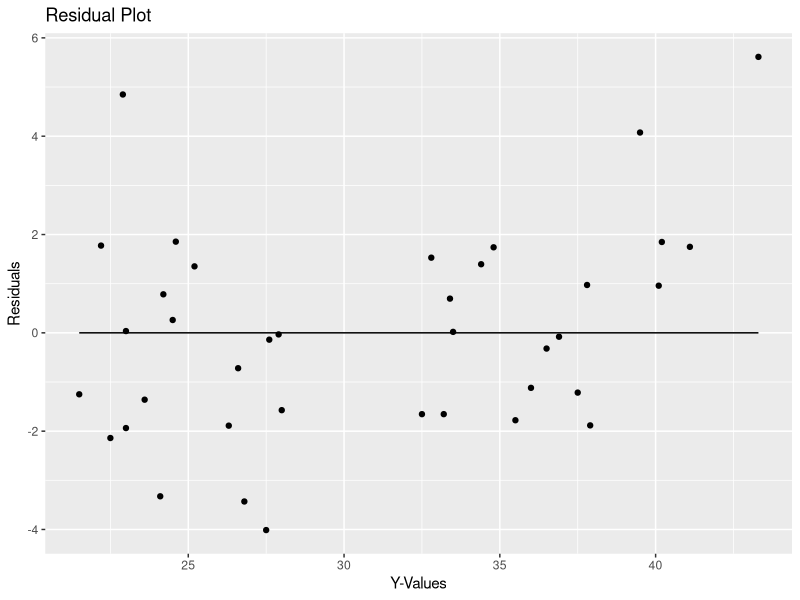
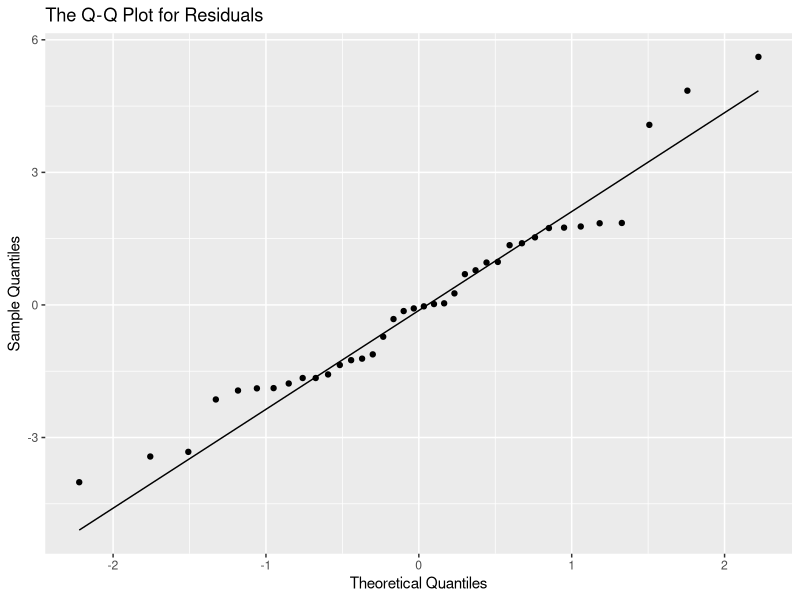

R code for these plots, in order:
## ---- chunk 1
knitr::opts_chunk$set(echo = TRUE)
library( ggplot2 )
## ---- chunk 2
exam.data <- readxl::read_excel( "exam2data.xlsx")
## ---- chunk 3
model <- lm( data=exam.data, Y ~ X1 + X2 + X3 + X4 + X5 )
summary( model )
## ---- chunk 4
prediction <- predict( model, 
                       newdata=data.frame( X1=3.00,
                                           X2=250,
                                           X3=6,
                                           X4=125,
                                           X5=15), 
                       level=0.99 )

print( paste( "Predicted value for Y is: ", prediction ) )

pred_interval = predict( model, 
                         interval="prediction", 
                         level=0.99,
                         newdata=data.frame( X1=3.00,
                                           X2=250,
                                           X3=6,
                                           X4=125,
                                           X5=15) 
                         )

pred_interval
## ---- chunk 5
summary( model )
## ---- chunk 6
anova( model )
RegSS <- sum( anova( model )[1:5, 2] )
writeLines( paste( round( ( anova( model )[1,2] / RegSS )*100, 3 ), 
            "% of the variation in Y is explained by the regression using X1 alone." ) )

RegSS.X3 <- sum( anova( model )[1:2, 2] )
SS.X1 <- RegSS - RegSS.X3

writeLines( paste( round( ( SS.X1/RegSS )*100, 3 ), 
              "% of the variation in Y is explained by the regression using X3,\n", 
              "given that X1 and X2 are already in the model." ) )
## ---- chunk 7
overall_p <- function(my_model) {
    f <- summary(my_model)$fstatistic
    p <- pf(f[1],f[2],f[3],lower.tail=F)
    attributes(p) <- NULL
    return(p)
}

summary( model )

#extract overall p-value of model
print( paste( "Model p-value is:", overall_p( model ) ) )
## ---- chunk 8
anova( model )
## ---- chunk 9
# Get the i-1th element
b5.variance <- vcov( model )[6,6]

print( paste( "Variance of b5 =", b5.variance ) )

# 95% confidence interval for b5
confint( model, level=0.95 )[6,]
## ---- chunk 10
SSreg.reduced <- sum( anova( model )[2:3, 2] ) + sum( anova( model )[5, 2] )
print( paste( "SSreg for X2, X3, and X5:", SSreg.reduced ) )
anova( model )
SSreg <- sum( anova( model )[1:5, 2] )
print( paste( "SSreg for full model:", SSreg ) )

SSresid <- sum( anova( model )[6, 2] )

f.val <- ((SSreg - SSreg.reduced)/2) / ( ( SSresid )/4 )
print( paste( "Observed F-value:", f.val ) )
## ---- chunk 11
summary( model )

model.2 <- lm( data=exam.data, Y ~ X1 + X2 + X4 + X5 )
summary( model.2 )

model.3 <- lm( data=exam.data, Y ~ X1 + X2 + X4 )
summary( model.3 )

model.4 <- lm( data=exam.data, Y ~ X1 + X2 )
summary( model.4 )
## ---- chunk 12
exam.data$resid <- resid(model)

ggplot( data=exam.data, aes( x=Y, y=resid ) ) +
  geom_point() + 
  geom_line( aes( y=0 ) ) +
  labs( title="Residual Plot", y="Residuals", x="Y-Values")
## ---- chunk 13
ggplot( data = exam.data, aes( sample=resid ) ) +
  stat_qq() +
  geom_qq_line() +
  labs( title="The Q-Q Plot for Residuals", x="Theoretical Quantiles",
        y="Sample Quantiles" )
## ---- chunk 14
shapiro.test( resid( model ) )
